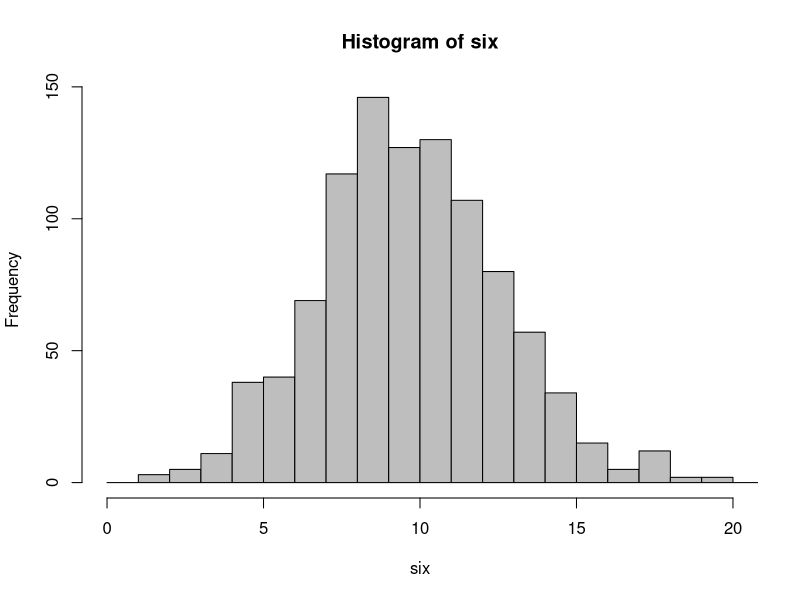
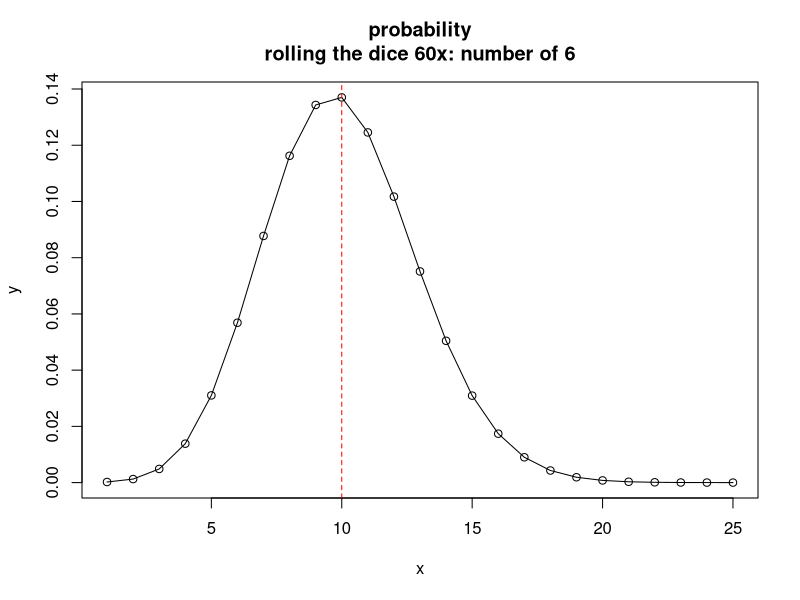
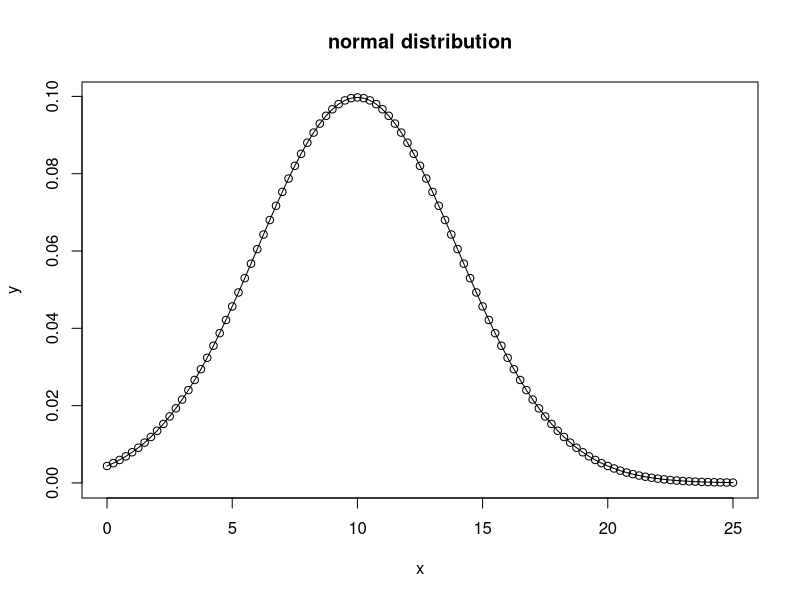
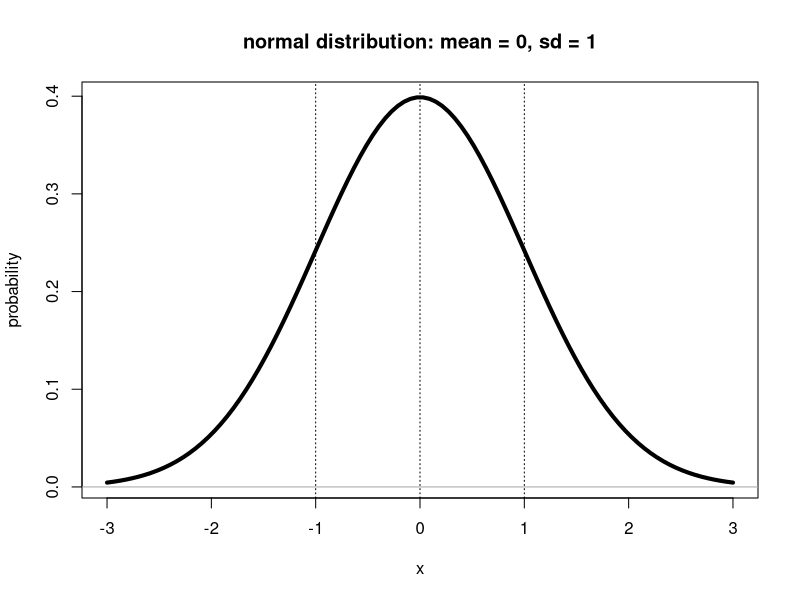
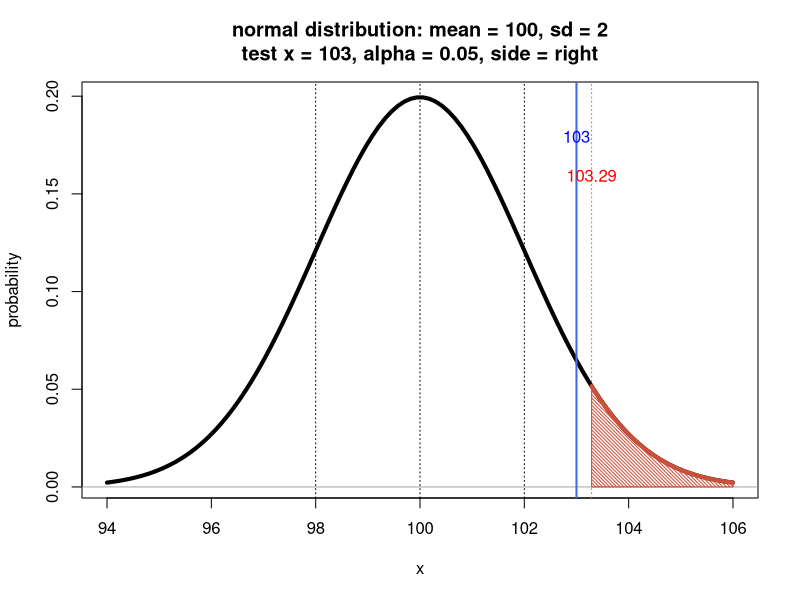
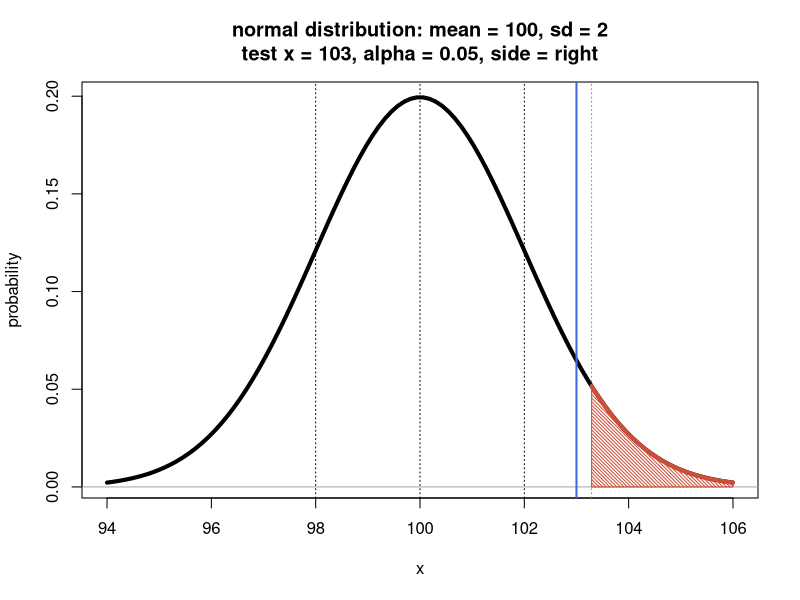
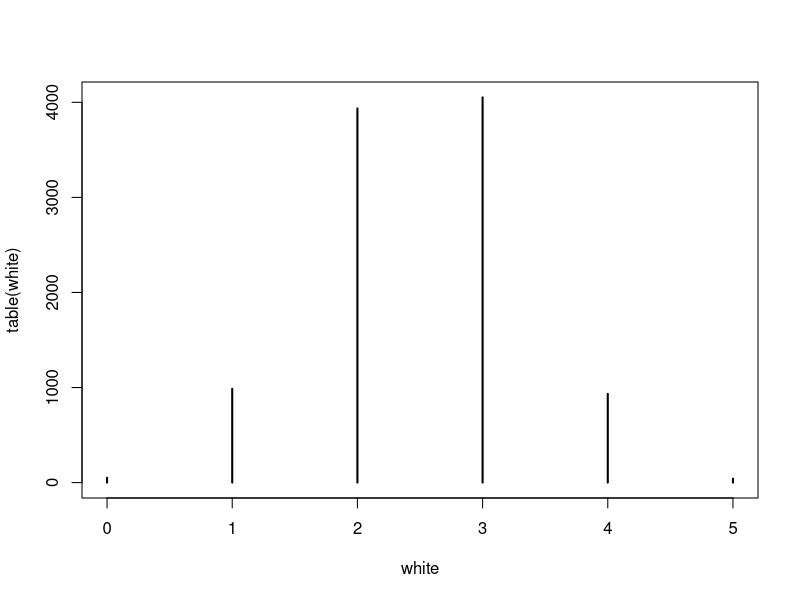
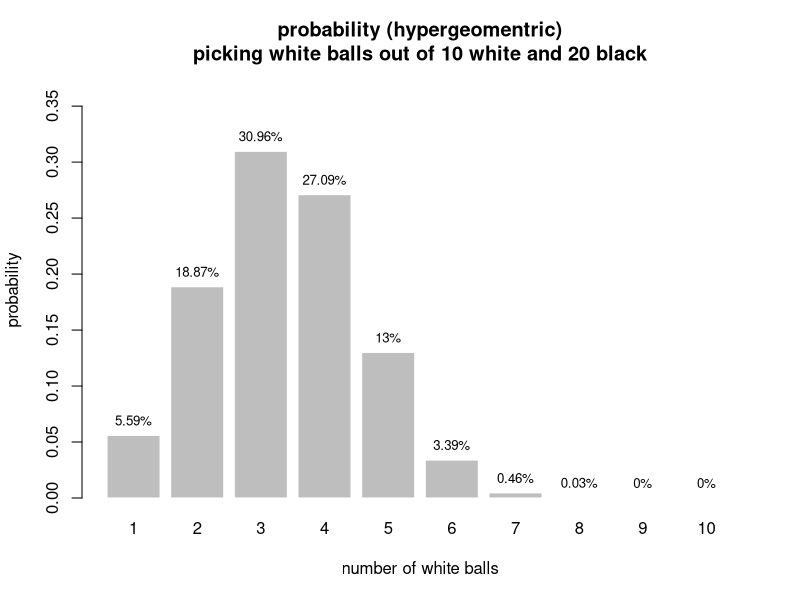

Write the R code that produced these figures, in order. (Note: this script raises an error after producing the figures.)
#############################################################################
## uniform distirbution
#############################################################################

# 10 random numbers between 0 and 1
runif(10)

# 10 random numbers between 1 and 10
runif(n = 10, min = 1, max = 10)


#############################################################################
## binomial distribution (flipping a coin)
#############################################################################

# set seed to get reproducable result
set.seed(100)                              

# Flipping a coin 10x
coin <- rbinom(n=10, size=1, prob=1/2) 
ifelse(coin == 0, "head", "tail")

# number of 6, rolling the dice 60x
rbinom(n=1, size=60, prob=1/6)     

# number of 6, rolling the dice 60x, 1000x
six <- rbinom(n=1000, size=60, prob=1/6)
hist(six, col="grey", xlim=c(0,20), breaks = c(0:30))

# density
x <- c(1:25)
y <- dbinom(x = x, size = 60, prob = 1/6) 
plot(x,y, main = "probability\nrolling the dice 60x: number of 6")
lines(x,y)
abline(v=60*1/6, col="red", lty=2)

# rolling the dice 60x, number of 6 between 8 and 10
pbinom(10, 60, 1/6) - pbinom(7, 60, 1/6)
dbinom(8, 60, 1/6) + dbinom(9, 60, 1/6) + dbinom(10, 60, 1/6)


#############################################################################
## normal distribution (length with deviation)
#############################################################################

# set seed to get reproducable result
set.seed(100)                              
x <- seq(0,25, by=0.25)
y <- dnorm(x, mean = 10, sd = 4)
plot(x,y, main = "normal distribution")
lines(x,y)


################################################################################
# plot_norm
################################################################################

plot_norm <- function(mean = 0, sd = 1, test_x = NA, alpha = NA, side = "both", show_text = TRUE)  {

  # definitions
  #mean <- 100
  #sd <- 2
  #test_x <- NA
  #alpha <- 0.05
  #side <- "left" # left, right, both
  
  # plot normal distribution
  x <- seq(mean - 3*sd, mean + 3*sd, length.out = 100)
  y <- dnorm(x, mean = mean, sd = sd)
  title = paste0("normal distribution: mean = ", round(mean,2), ", sd = ", round(sd,2))
  if (!is.na(alpha) & is.na(test_x)) {
    title = paste0(title, "\n", "alpha = ", alpha, ", side = ", side)
  } else if (!is.na(alpha) & !is.na(test_x)) {
    title = paste0(title, "\n", "test x = ", test_x, ", alpha = ", alpha, ", side = ", side)
  } 
  plot(x,y, type = "l", lwd = 4, main = title, ylab = "probability")
  
  # plot mean, sd, test_x
  abline(v = mean, col = "black", lty="dotted", lwd = 1)
  abline(v = mean - sd, col = "black", lty = "dotted", lwd = 1)
  abline(v = mean + sd, col = "black", lty = "dotted", lwd = 1)
  abline(h = 0, col = "darkgrey")
  if (!is.na(test_x)) {
    abline(v = test_x, col = "royalblue", lty = "solid", lwd = 2)
    if (show_text)  {
      text(test_x, max(y)*0.9, test_x, col = "blue")
    }
  }
  
  # if side both, split alpha in left and right
  if (!is.na(alpha) & side == "both") {
    alpha_side = alpha/2
  } else {
    alpha_side = alpha
  }
  
  # plot alpha left side
  if (!is.na(alpha) & (side == "both" | side == "left")) {
  
    x_min = qnorm(alpha_side, mean = mean, sd = sd)
    abline(v = x_min, col = "tomato3", lty = "dotted", lwd = 1)
    if (show_text)  {
      text(x_min, max(y)*0.8, round(x_min,2), col = "red")
    }
    x_alpha <- seq(min(x), x_min, length.out = 50)
    y_alpha <- dnorm(x_alpha, mean = mean, sd = sd)
    x_poly <- c(min(x_alpha), x_alpha, max(x_alpha))
    y_poly <- c(0, y_alpha, 0)
    points(x_poly, y_poly, type = "n")
    polygon(x_poly, y_poly, col = "tomato3", border = "tomato3", density = 40, angle = 135)
    lines(x_alpha, y_alpha, col = "tomato3", lwd = 4)
  } # if side
  
  # plot alpha right side
  if (!is.na(alpha) & (side == "both" | side == "right")) {
    
    x_max = qnorm(1 - alpha_side, mean = mean, sd = sd)
    abline(v = x_max, col = "tomato", lty = "dotted", lwd = 1)
    if (show_text)  {
      text(x_max, max(y)*0.8, round(x_max,2), col = "red")
    }  
    x_alpha <- seq(x_max, max(x), length.out = 50)
    y_alpha <- dnorm(x_alpha, mean = mean, sd = sd)
    x_poly <- c(min(x_alpha), x_alpha, max(x_alpha))
    y_poly <- c(0, y_alpha, 0)
    points(x_poly, y_poly, type = "n")
    polygon(x_poly, y_poly, col = "tomato3", border = "tomato3", density = 40, angle = 135)
    lines(x_alpha, y_alpha, col = "tomato3", lwd = 4)
  } # if side
} # plot_norm

#testing
plot_norm()
plot_norm(mean = 100, sd = 2, alpha = 0.05, side="right", test_x = 103)
plot_norm(mean = 100, sd = 2, alpha = 0.05, side="right", test_x = 103, show_text = FALSE)


#############################################################################
## hypergeometric distribution (picking black/white balls from an urn)
#############################################################################

# nn = numer of experiments
# m  = number of white balls in urn 
# n  = number of black balls in urn
# k  = number of balls taken out

# urn with 9 white and 1 black balls, 1 ball taken out, experiment 100x
# number of white balls per experiment
white <- rhyper(nn = 100, m=9, n=1, k=1)     

# urn with 5 white and 5 black balls, 5 balls taken out, experiment 10000x
# number of white balls per experiment
white <- rhyper(nn = 10000, m=5, n=5, k=5)     
plot(table(white), xlim = c(0,5))

# density 
m = 10     # number of white balls in urn 
n = 20     # number of black balls in urn
k = 10     # number of balls taken out
x <- c(1:k)
y <- dhyper(x = x, m=m, n=n, k=k) 
p <- barplot(y, names.arg = x, 
             ylim = c(0, max(y)*1.2),
             main = paste("probability (hypergeomentric)\npicking white balls out of", m, "white and", n, "black"),
             xlab = "number of white balls",
             ylab = "probability",
             border = FALSE)
text(p[,1],y, paste0(round(y*100,2),"%"), pos=3, cex = 0.8)


################################################################################
# chisq (test if groups are different)
################################################################################

m <- as.table(rbind(c(762, 327, 468), c(484, 239, 477)))
dimnames(M) <- list(gender = c("F", "M"),
                    party = c("Democrat","Independent", "Republican"))
m

xsq <- chisq.test(m)  # test summary
xsq

xsq$observed   # observed counts (same as m)
xsq$expected   # expected counts under the null
xsq$residuals  # Pearson residuals
xsq$stdres     # standardized residuals
xsq$p.value    # p-value (if p-value is e.g. <= 0.05, groups are different)

# H0 = groups are equal
# HA -> H0 can be rejected with probability of error p-value
# if p-value <= 0.05, groups are different
result <- ifelse(xsq$p.value <= 0.05, "different", "equal")
print(paste("groups are", result ))

################################################################################
# Example "The Lady Tasting Tea" (binomial distribution)
################################################################################

# 10 cups of tea, guess if milk before tea
n <- 10

# plot normal distribution
x <- 1:10
y <- dbinom(x, 10, 0.5)
barplot(y, names.arg = x)

# level of significance (Signifikanzniveau) 
# for rejection area (Ablehnungsbereich) 8..10
1 - pbinom(7, 10, 0.5)

# quality (Güte) if real p = 0.8
x <- 1:10
y <- dbinom(x, 10, 0.5)
y2 <- dbinom(x, 10, 0.8)
barplot(y, names.arg = x)
barplot(y2, names.arg = x, col=rgb(0,0,1,alpha=0.3) , add = TRUE)

1 - pbinom(7, 10, 0.8)

# level of significance (Signifikanzniveau) alpha = 0.05
# significance area (Signifikanzbereich) = ?
qbinom(1-0.05, 10, 0.5)
sum(dbinom(9:10, 10, 0.5))

# level of significance (Signifikanzniveau) alpha = 0.06
# significance area (Signifikanzbereich) = ?
qbinom(1-0.06, 10, 0.5)
sum(dbinom(8:10, 10, 0.5))

################################################################################
# Example "chocolate bar" (normal distribution)
################################################################################

# chocolate bar production, 100g +/- 2g standard deviation
# sample of 10, is production ok?
mean <- 100
sd <- 2
alpha <- 0.01
sp <- c(100,97,101,96,98,102,96,100,101,98)

# H0: average of sample = 100
# H1: average of sample != 100

# Normal distribution
x <- seq(90,110, by=0.5)
y <- dnorm(x, mean = mean, sd = sd)
plot(x,y, ylim=c(0,0.7))
lines(x,y)
abline(v=mean, col = "red", lty="dotted")

# average of sample
sp_mean <- mean(sp)
sp_mean
abline(v=sp_mean, col="blue", lty="dotted")

# average of sample is normal distributed 
# the bigger the sample, the smaller the distribution
sd_mean <- sd/sqrt(10)
x2 <- seq(97,103, by=0.2)
y2 <- dnorm(x2, mean = mean, sd = sd_mean)
points(x2,y2, col="red")
lines(x2,y2, col="red")

# is average of sample within the range of variation (100g) ?
qnorm(alpha, mean = mean, sd = sd_mean)
